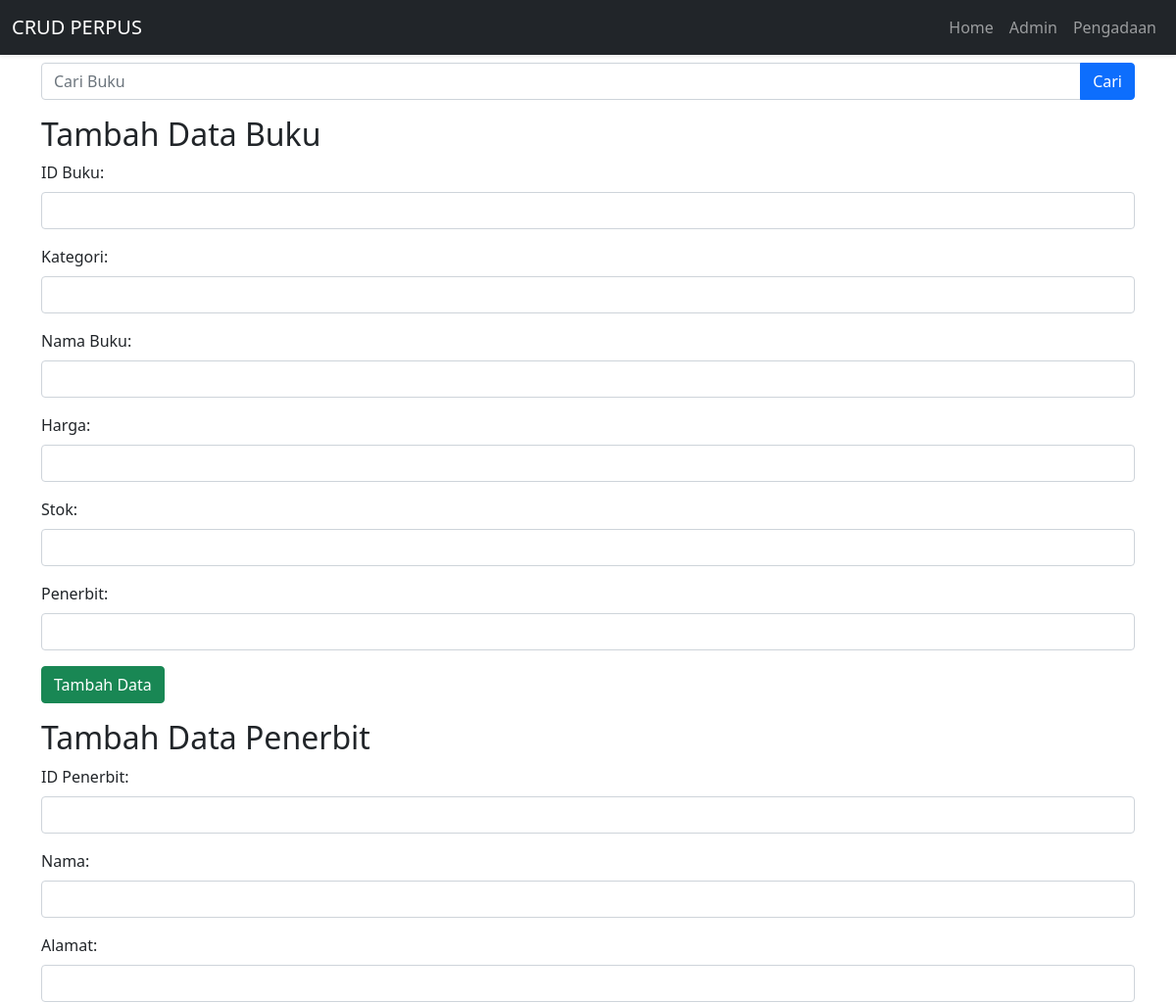
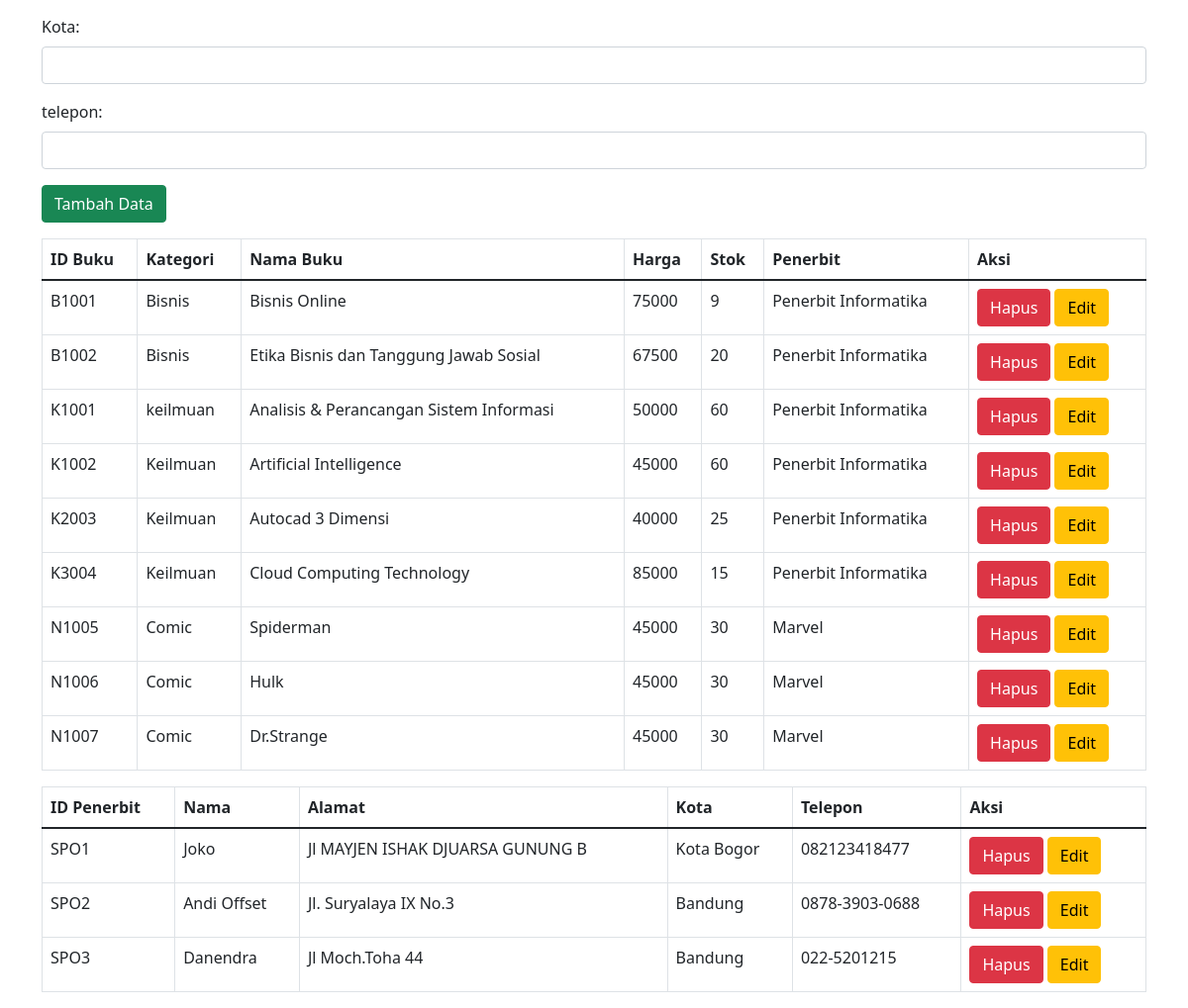
The app's page /admin.php with its own data (2 pictures, top to bottom).
### tables this page shows
CREATE TABLE `buku` (
  `id_buku` varchar(8) NOT NULL,
  `Kategori` varchar(32) NOT NULL,
  `nama_buku` varchar(64) NOT NULL,
  `Harga` int(11) NOT NULL,
  `Stok` int(11) NOT NULL,
  `Penerbit` varchar(32) NOT NULL
);

CREATE TABLE `penerbit` (
  `id_penerbit` varchar(8) NOT NULL,
  `nama` varchar(32) NOT NULL,
  `alamat` varchar(32) NOT NULL,
  `kota` varchar(32) NOT NULL,
  `telepon` varchar(32) NOT NULL
);

### admin.php (the view, shortened to what this page needs)
<?php
$servername = "localhost";
$username = "root";
$password = "";
$dbname = "data";
$conn = new mysqli($servername, $username, $password, $dbname);
function ambilData() {
    global $conn;
    $sql = "SELECT * FROM buku ORDER BY id_buku";
    $result = $conn->query($sql);
    return $result->fetch_all(MYSQLI_ASSOC);
}
function ambilDataPenerbit() {
    global $conn;
    $sql = "SELECT * FROM penerbit ORDER BY id_penerbit";
    $result = $conn->query($sql);
    return $result->fetch_all(MYSQLI_ASSOC);
}
if (isset($data) && !empty($data)) {
    $tampilData = $data;
} else {
    $tampilData = ambilData();
}
if (isset($data) && !empty($data)) {
    $tampilDataPenerbit = $data;
} else {
    $tampilDataPenerbit = ambilDataPenerbit();
}
?>
<!DOCTYPE html>
<html lang="en">
<head>
    <link href="https://cdn.jsdelivr.net/npm/bootstrap@5.1.3/dist/css/bootstrap.min.css" rel="stylesheet">
</head>
<body>
<div class="container mt-5">
<nav class="navbar navbar-expand-lg navbar-dark shadow-sm bg-dark fixed-top mb-5">
    <div class="container-fluid">
      <a class="navbar-brand" href="#">CRUD PERPUS</a>
      <div class="collapse navbar-collapse" id="navbarNavDropdown">
        <ul class="navbar-nav ms-auto">
          <li class="nav-item">
            <a class="nav-link" aria-current="page" href="index.php">Home</a>
          </li>
          <li class="nav-item">
            <a class="nav-link" href="admin.php">Admin</a>
          </li>
          <li class="nav-item">
            <a class="nav-link" href="pengadaan.php">Pengadaan</a>
          </li>
        </ul>
      </div>
    </div>
  </nav>
     <form method="post" class="mb-3 pt-3">
        <div class="input-group">
            <input type="text" name="search" class="form-control" placeholder="Cari Buku" required>
            <button type="submit" class="btn btn-primary">Cari</button>
        </div>
    </form>
    <form method="post" class="mb-3">
        <h2>Tambah Data Buku</h2>
        <div class="mb-3">
            <label for="id_buku" class="form-label">ID Buku:</label>
            <input type="text" name="id_buku" class="form-control" required>
        </div>
        <div class="mb-3">
            <label for="Kategori" class="form-label">Kategori:</label>
            <input type="text" name="Kategori" class="form-control" required>
        </div>
        <div class="mb-3">
            <label for="nama_buku" class="form-label">Nama Buku:</label>
            <input type="text" name="nama_buku" class="form-control" required>
        </div>
        <div class="mb-3">
            <label for="Harga" class="form-label">Harga:</label>
            <input type="text" name="Harga" class="form-control" required>
        </div>
        <div class="mb-3">
            <label for="Stok" class="form-label">Stok:</label>
            <input type="text" name="Stok" class="form-control" required>
        </div>
        <div class="mb-3">
            <label for="Penerbit" class="form-label">Penerbit:</label>
            <input type="text" name="Penerbit" class="form-control" required>
        </div>
        <button type="submit" name="tambah" class="btn btn-success">Tambah Data</button>
    </form>
    <form method="post" class="mb-3">
        <h2>Tambah Data Penerbit</h2>
        <div class="mb-3">
            <label for="id_penerbit" class="form-label">ID Penerbit:</label>
            <input type="text" name="id_penerbit" class="form-control" required>
        </div>
        <div class="mb-3">
            <label for="nama" class="form-label">Nama:</label>
            <input type="text" name="nama" class="form-control" required>
        </div>
        <div class="mb-3">
            <label for="alamat" class="form-label">Alamat:</label>
            <input type="text" name="alamat" class="form-control" required>
        </div>
        <div class="mb-3">
            <label for="kota" class="form-label">Kota:</label>
            <input type="text" name="kota" class="form-control" required>
        </div>
        <div class="mb-3">
            <label for="telepon" class="form-label">telepon:</label>
            <input type="text" name="telepon" class="form-control" required>
        </div>
        <button type="submit" name="tambahPenerbit" class="btn btn-success">Tambah Data</button>
    </form>
    <table class="table table-bordered">
        <thead>
            <tr>
                <th>ID Buku</th>
                <th>Kategori</th>
                <th>Nama Buku</th>
                <th>Harga </th>
                <th>Stok </th>
                <th>Penerbit </th>
                <th>Aksi </th>
            </tr>
        </thead>
        <tbody>
            <?php foreach ($tampilData as $row): ?>
                <tr>
                    <td><?= $row['id_buku']; ?></td>
                    <td><?= $row['Kategori']; ?></td>
                    <td><?= $row['nama_buku']; ?></td>
                    <td><?= $row['Harga']; ?></td>
                    <td><?= $row['Stok']; ?></td>
                    <td><?= $row['Penerbit']; ?></td>
                    <td>
                        <a href="index.php?hapus=<?= $row['id_buku']; ?>" class="btn btn-danger">Hapus</a>
                        <a href="edit.php?id_buku=<?= $row['id_buku']; ?>" class="btn btn-warning">Edit</a>
                    </td>
                </tr>
            <?php endforeach; ?>
        </tbody>
        <table class="table table-bordered">
        <thead>
            <tr>
                <th>ID Penerbit</th>
                <th>Nama</th>
                <th>Alamat</th>
                <th>Kota </th>
                <th>Telepon </th>
                <th>Aksi </th>
            </tr>
        </thead>
        <tbody>
            <?php foreach ($tampilDataPenerbit as $row): ?>
                <tr>
                    <td><?= $row['id_penerbit']; ?></td>
                    <td><?= $row['nama']; ?></td>
                    <td><?= $row['alamat']; ?></td>
                    <td><?= $row['kota']; ?></td>
                    <td><?= $row['telepon']; ?></td>
                    <td>
                        <a href="index.php?hapus=<?= $row['id_penerbit']; ?>" class="btn btn-danger">Hapus</a>
                        <a href="editP.php?id_penerbit=<?= $row['id_penerbit']; ?>" class="btn btn-warning">Edit</a>
                    </td>
                </tr>
            <?php endforeach; ?>
        </tbody>
    </table>
</div>
</body>
</html>

### records on screen
buku: id_buku "B1001", Kategori "Bisnis", nama_buku "Bisnis Online", Harga "75000", Stok "9", Penerbit "Penerbit Informatika"
buku: id_buku "B1002", Kategori "Bisnis", nama_buku "Etika Bisnis dan Tanggung Jawab Sosial", Harga "67500", Stok "20", Penerbit "Penerbit Informatika"
buku: id_buku "K1001", Kategori "keilmuan", nama_buku "Analisis & Perancangan Sistem Informasi", Harga "50000", Stok "60", Penerbit "Penerbit Informatika"
buku: id_buku "K1002", Kategori "Keilmuan", nama_buku "Artificial Intelligence", Harga "45000", Stok "60", Penerbit "Penerbit Informatika"
buku: id_buku "K2003", Kategori "Keilmuan", nama_buku "Autocad 3 Dimensi", Harga "40000", Stok "25", Penerbit "Penerbit Informatika"
buku: id_buku "K3004", Kategori "Keilmuan", nama_buku "Cloud Computing Technology", Harga "85000", Stok "15", Penerbit "Penerbit Informatika"
buku: id_buku "N1005", Kategori "Comic", nama_buku "Spiderman", Harga "45000", Stok "30", Penerbit "Marvel"
buku: id_buku "N1006", Kategori "Comic", nama_buku "Hulk", Harga "45000", Stok "30", Penerbit "Marvel"
buku: id_buku "N1007", Kategori "Comic", nama_buku "Dr.Strange", Harga "45000", Stok "30", Penerbit "Marvel"
penerbit: id_penerbit "SPO1", nama "Joko", alamat "Jl MAYJEN ISHAK DJUARSA GUNUNG B", kota "Kota Bogor", telepon "082123418477"
penerbit: id_penerbit "SPO2", nama "Andi Offset", alamat "Jl. Suryalaya IX No.3", kota "Bandung", telepon "0878-3903-0688"
penerbit: id_penerbit "SPO3", nama "Danendra", alamat "Jl Moch.Toha 44", kota "Bandung", telepon "022-5201215"
